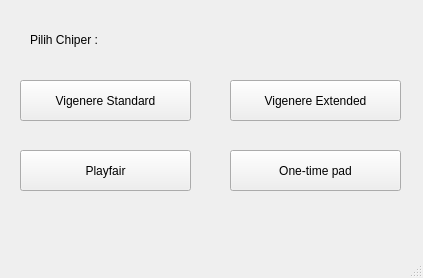
<?xml version="1.0" encoding="UTF-8"?>
<ui version="4.0">
 <class>MainWindow</class>
 <widget class="QMainWindow" name="MainWindow">
  <property name="geometry">
   <rect>
    <x>0</x>
    <y>0</y>
    <width>423</width>
    <height>278</height>
   </rect>
  </property>
  <property name="windowTitle">
   <string>MainWindow</string>
  </property>
  <widget class="QWidget" name="centralwidget">
   <widget class="QPushButton" name="vigenereStandard">
    <property name="geometry">
     <rect>
      <x>20</x>
      <y>80</y>
      <width>171</width>
      <height>41</height>
     </rect>
    </property>
    <property name="text">
     <string>Vigenere Standard</string>
    </property>
   </widget>
   <widget class="QLabel" name="label">
    <property name="geometry">
     <rect>
      <x>30</x>
      <y>30</y>
      <width>101</width>
      <height>19</height>
     </rect>
    </property>
    <property name="text">
     <string>Pilih Chiper : </string>
    </property>
   </widget>
   <widget class="QPushButton" name="otp">
    <property name="geometry">
     <rect>
      <x>230</x>
      <y>150</y>
      <width>171</width>
      <height>41</height>
     </rect>
    </property>
    <property name="text">
     <string>One-time pad</string>
    </property>
   </widget>
   <widget class="QPushButton" name="vigenereExt">
    <property name="geometry">
     <rect>
      <x>230</x>
      <y>80</y>
      <width>171</width>
      <height>41</height>
     </rect>
    </property>
    <property name="text">
     <string>Vigenere Extended</string>
    </property>
   </widget>
   <widget class="QPushButton" name="playfair">
    <property name="geometry">
     <rect>
      <x>20</x>
      <y>150</y>
      <width>171</width>
      <height>41</height>
     </rect>
    </property>
    <property name="text">
     <string>Playfair</string>
    </property>
   </widget>
  </widget>
  <widget class="QMenuBar" name="menubar">
   <property name="geometry">
    <rect>
     <x>0</x>
     <y>0</y>
     <width>423</width>
     <height>31</height>
    </rect>
   </property>
  </widget>
  <widget class="QStatusBar" name="statusbar"/>
 </widget>
 <resources/>
 <connections/>
</ui>
